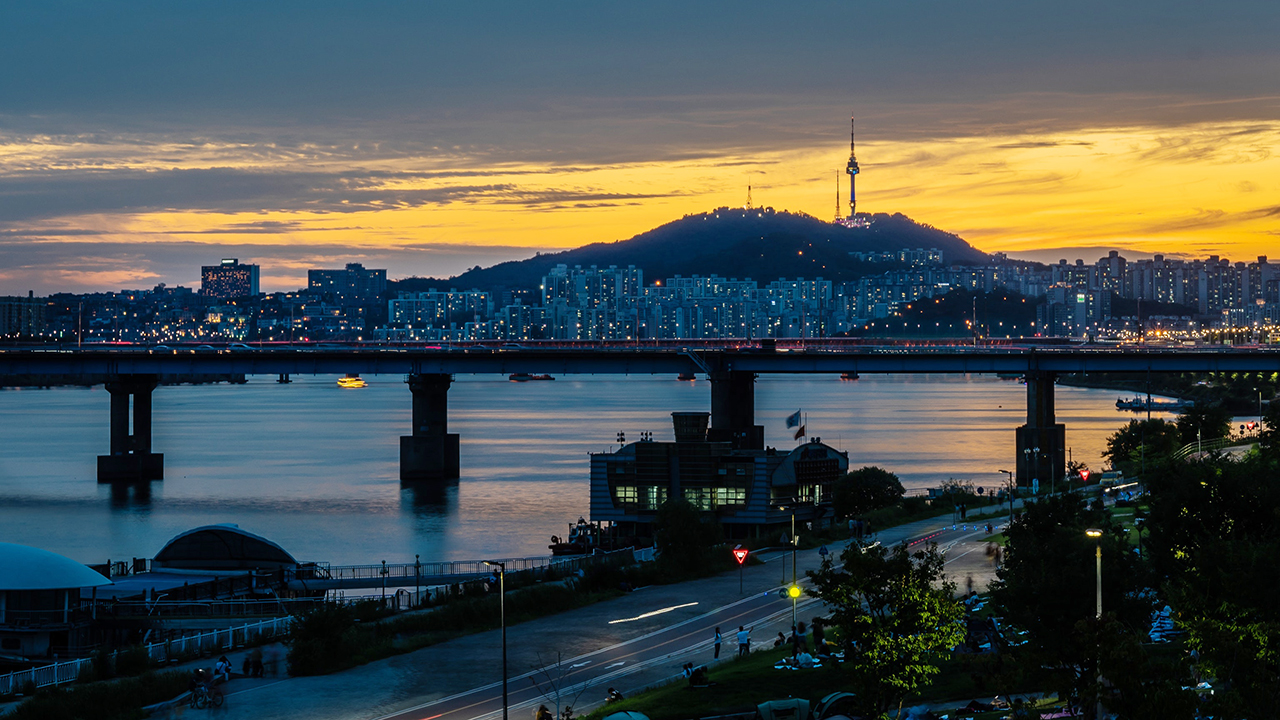
#> input picture AR_video_player/korea.jpg, 1280 x 720 px, found by its file name
$ python ARPlayer.py
#> lines starting #> are read from the running program, lines starting #| are printed output that depends on the picture
# AR 비디오 플레이어
# 카메라 프레임에 특정 영상이 나타나면 해당 위치에 동영상을 재생하는 기능

# 구현할 기능
# 기준 영상과 카메라 프레임 사이의 특징점 검출 및 매칭
# 호모그래피 계산
# 동영상 프레임 투시 변환 & 합성

# 구현 방법
# 1. Reference Image에서 camera frame 계산
# 2. video frame을 H 적용하여 wraped video frame
# 3. 합성

import sys
import numpy as np
import cv2


# 기준 영상 불러오기
src = cv2.imread('.\AR_video_player.\korea.jpg', cv2.IMREAD_GRAYSCALE)
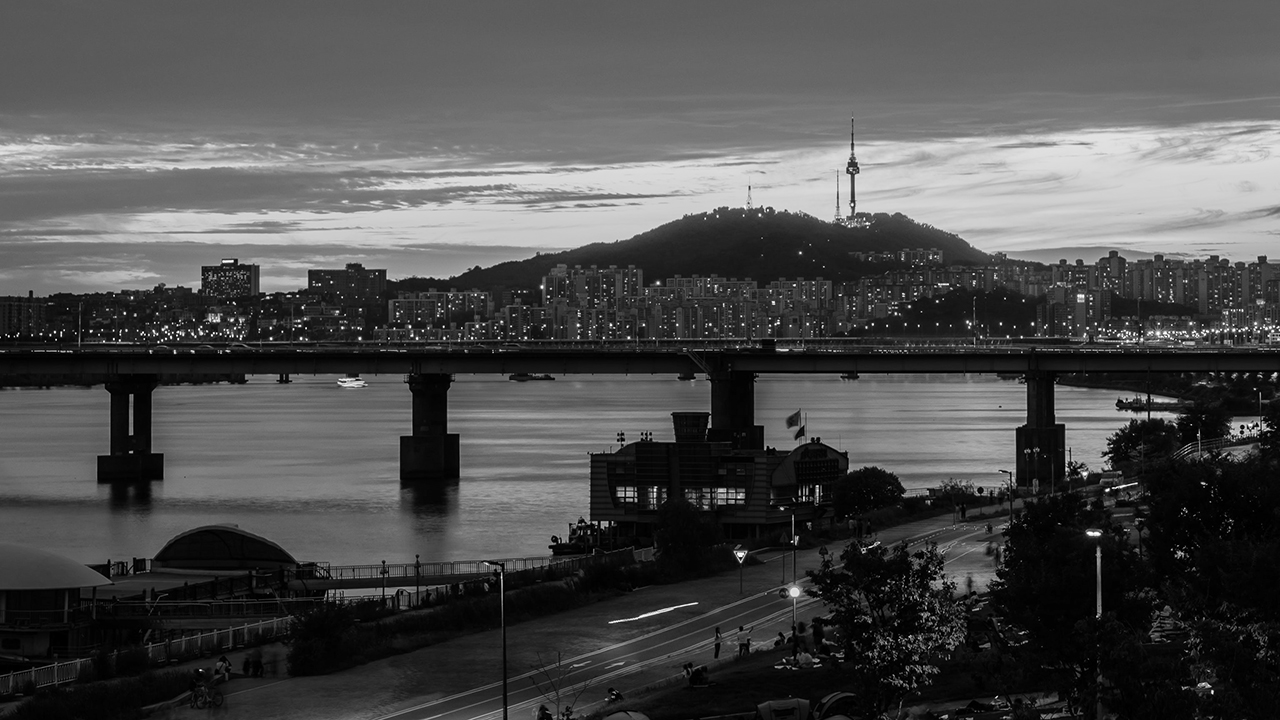
#> src: shape (720, 1280); min 0, max 255, mean 77.7

if src is None:
    print('Image load failed!')
    sys.exit()

# 카메라 장치 열기
cap1 = cv2.VideoCapture(0)

if not cap1.isOpened():
    print('Camera open failed!')
    sys.exit()

# 필요할 경우 카메라 해상도 변경
#cap1.set(cv2.CAP_PROP_FRAME_WIDTH, 800)
#cap1.set(cv2.CAP_PROP_FRAME_HEIGHT, 600)

# 카메라 프레임 화면에 출력할 동영상 파일 열기
cap2 = cv2.VideoCapture('.\AR_video_player.\korea.mp4')

if not cap2.isOpened():
    print('Video load failed!')
    sys.exit()

# AKAZE 특징점 알고리즘 객체 생성
detector = cv2.AKAZE_create()

# 기준 영상에서 특징점 검출 및 기술자 생성
kp1, desc1 = detector.detectAndCompute(src, None)
#> kp1 = 2127 keypoints; strongest (x, y, size): (740, 554, 8.1), (1093, 533, 8.1), (794, 591, 8.1), (1080, 297, 8.1)

# 해밍 거리를 사용하는 매칭 객체 생성
matcher = cv2.BFMatcher_create(cv2.NORM_HAMMING)

while True:
    ret1, frame1 = cap1.read()
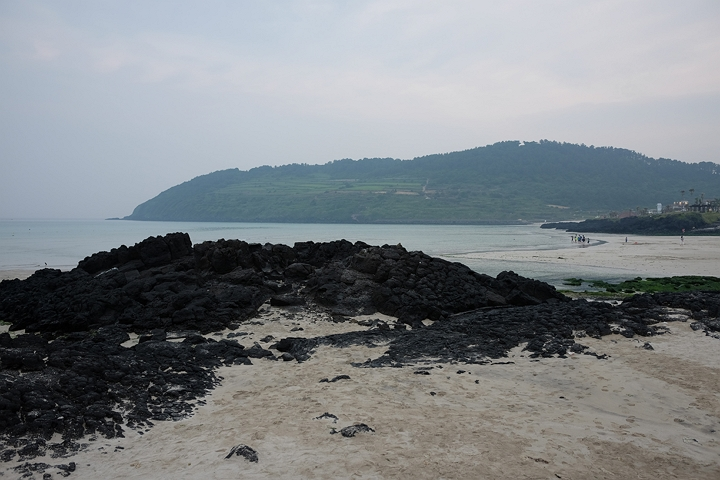
#> input picture AR_video_player/img1.jpg, 720 x 480 px, given in place of the camera
#> frame1 is the input picture: shape (480, 720, 3); mean B, G, R 134.2, 130.6, 125.7

    if not ret1:
        break

    # 매 프레임마다 특징점 검출 및 기술자 생성
    gray = cv2.cvtColor(frame1, cv2.COLOR_BGR2GRAY)
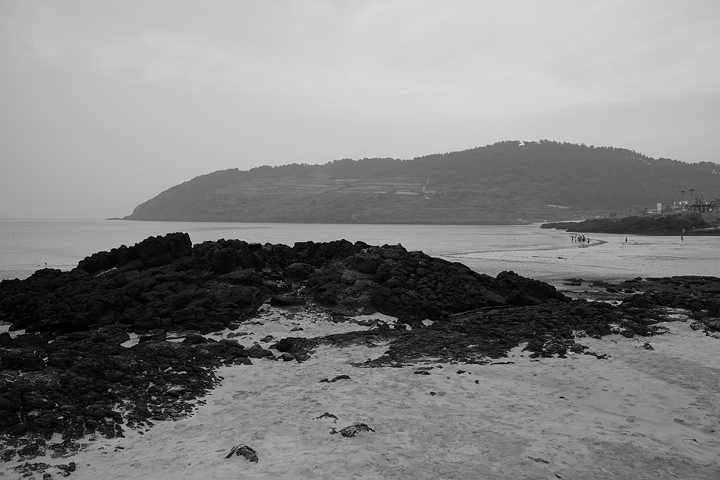
#> gray: shape (480, 720); min 0, max 219, mean 129.5
    kp2, desc2 = detector.detectAndCompute(gray, None) #특징점, 특징 vector 계산
#> kp2 = 624 keypoints; strongest (x, y, size): (198, 235, 16.1), (131, 341, 11.4), (195, 239, 8.1), (133, 339, 8.1)

    # 특징점이 100개 이상 검출될 경우 매칭 수행
    if len(kp2) > 100:
        matches = matcher.match(desc1, desc2)
#> matches = 2127 matches

        # 좋은 매칭 선별
        matches = sorted(matches, key=lambda x: x.distance)
        good_matches = matches[:80]
#> good_matches = 80 matches

        pts1 = np.array([kp1[m.queryIdx].pt for m in good_matches]).reshape(-1, 1, 2).astype(np.float32)
#> pts1 = 80 rows, first 8: [784.4, 214.4], [715, 210.7], [920.3, 221.5], [703.8, 213.8], [819.9, 217.7], [686.5, 217.9], [687.6, 218.3], [872.2, 471]
        pts2 = np.array([kp2[m.trainIdx].pt for m in good_matches]).reshape(-1, 1, 2).astype(np.float32)
#> pts2 = 80 rows, first 8: [230.1, 241.3], [168.8, 235.1], [537, 139.6], [243.6, 243.1], [587.6, 143.9], [230.1, 241.3], [236.7, 241.2], [37.42, 272.2]

        # 호모그래피 계산
        H, inliers = cv2.findHomography(pts1, pts2, cv2.RANSAC)
#> H = [[-0.093, -0.727, 223.9], [-0.1, -0.773, 239], [-0.000419, -0.00323, 1]]; inliers = 80 values, max 1 at index 38, min 0 at index 0, mean 0.025

        inlier_cnt = cv2.countNonZero(inliers)
#> inlier_cnt = 2

        # RANSAC 방법에서 정상적으로 매칭된 것의 개수가 20개 이상이면 => 매칭을 잘했다라고 판단
        if inlier_cnt > 20:
            ret2, frame2 = cap2.read() #동영상 파일에서

            if not ret2:
                break

            h, w = frame1.shape[:2]

            # 비디오 프레임을 투시 변환
            video_warp = cv2.warpPerspective(frame2, H, (w, h)) #결과는 카메라 입력 frame과 같아야 한다.

            white = np.full(frame2.shape[:2], 255, np.uint8)
            white = cv2.warpPerspective(white, H, (w, h))

            # 비디오 프레임을 카메라 프레임에 합성
            cv2.copyTo(video_warp, white, frame1)

    cv2.imshow('frame', frame1)
    if cv2.waitKey(1) == 27:
#> (key Esc is pressed here)
        break

cap1.release()
cap2.release()
cv2.destroyAllWindows()
